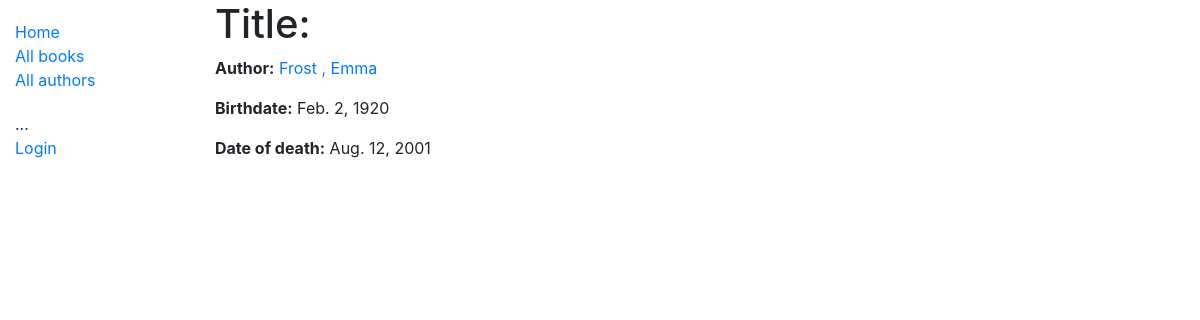
/catalog/author/2, run on the app's committed database.
### catalog/models.py (models this page shows, shortened)
class Author(models.Model):
    first_name = models.CharField(max_length=100)
    last_name = models.CharField(max_length=100)
    date_of_birth = models.DateField(null=True, blank=True)
    date_of_death = models.DateField('Died', null=True, blank=True)
    class Meta:
        ordering = ['last_name', 'first_name']

### catalog/views.py (the view)
# urls.py: path('author/<int:pk>', views.AuthorDetailView.as_view(), name='author-detail'),
class AuthorDetailView(generic.DetailView):
    model = Author

### catalog/templates/catalog/author_detail.html
{% extends "base_generic.html" %}
{% block content %}
  <h1>Title: {{ book.title }}</h1>
  <p><strong>Author:</strong> <a href="">{{ author.last_name }} {{','}} {{author.first_name}}</a></p>
  <p><strong>Birthdate:</strong> {{ author.date_of_birth }}</p>
  {% if author.date_of_death is not null %}
      <p><strong>Date of death:</strong> {{ author.date_of_death }}</p>
  {% endif %}
{% endblock %}

### data on the page
Author: last_name "Frost", first_name "Emma", date_of_birth "Feb. 2, 1920", date_of_death "Aug. 12, 2001"

### other printed values
{{ ',' }} ","
